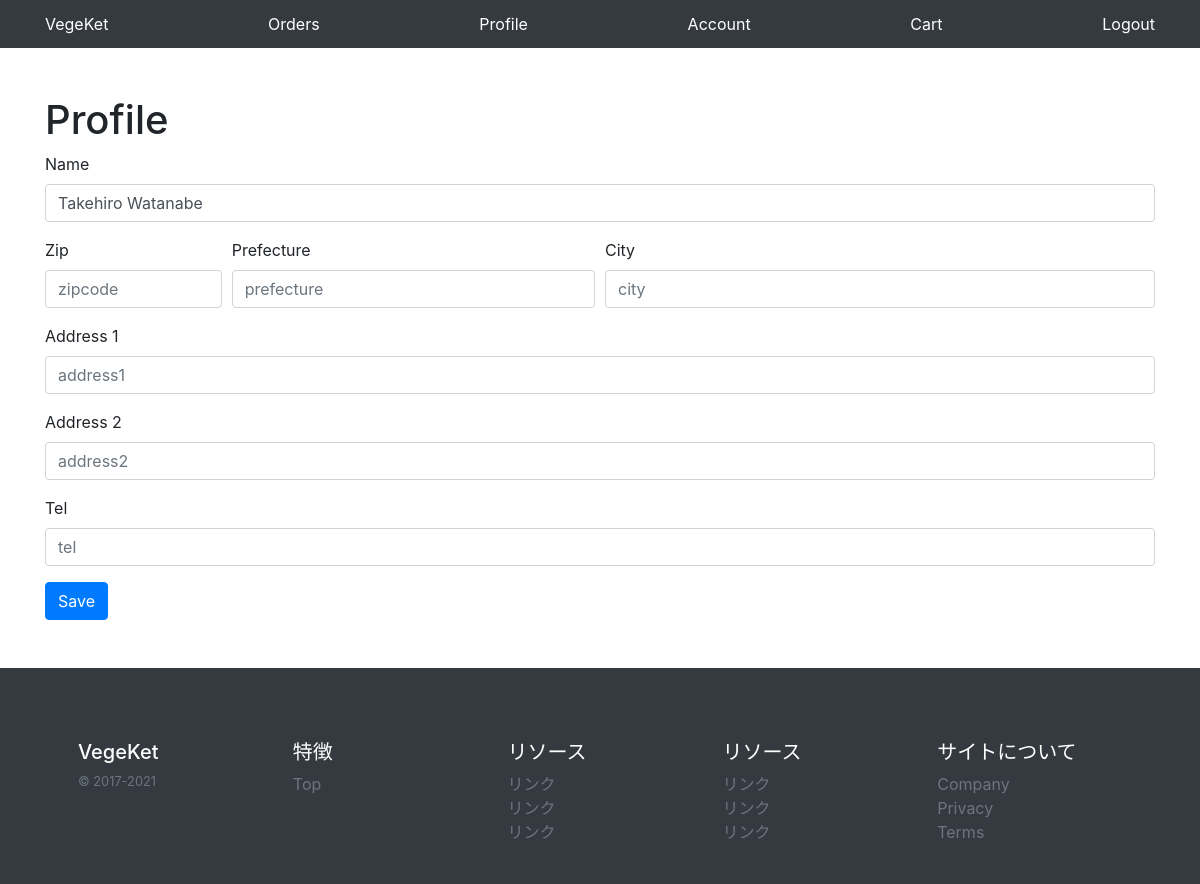
The app's page /profile/ (signed in), older data.
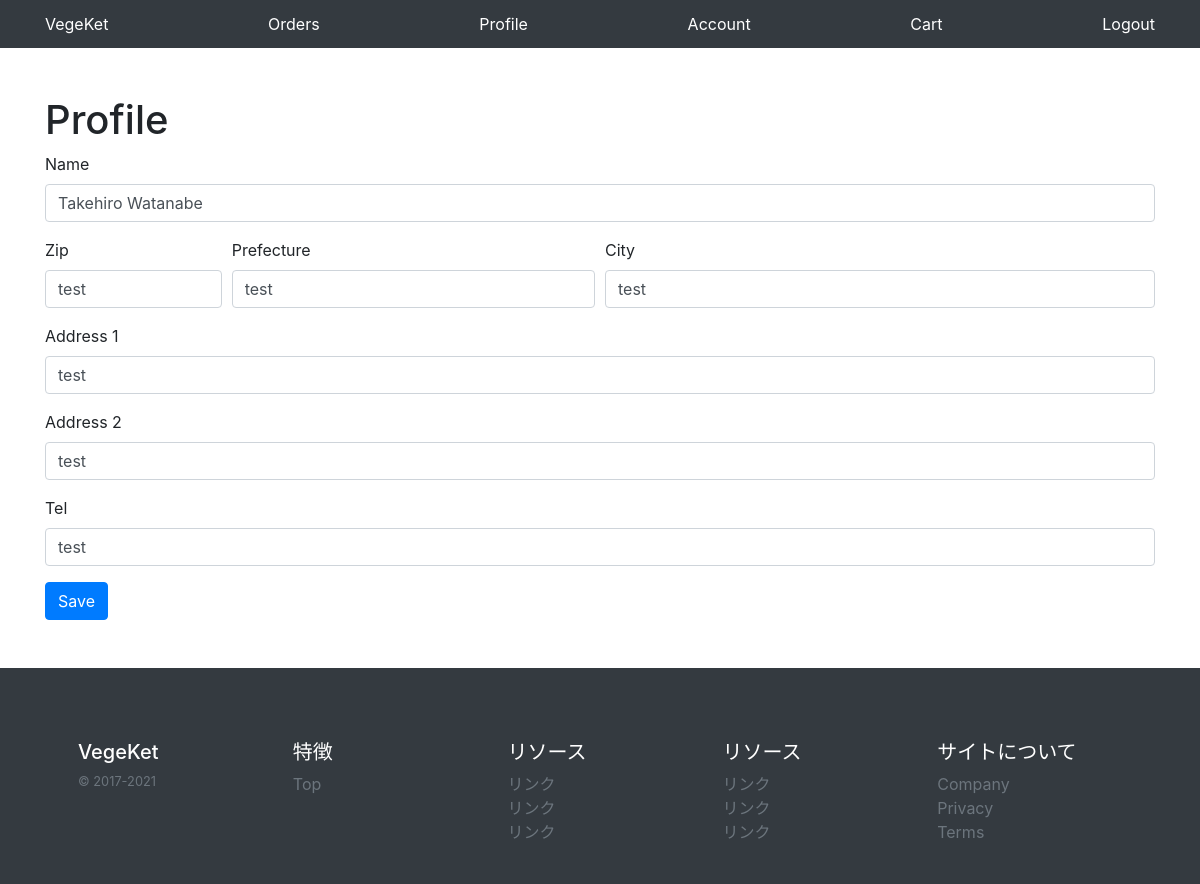
The same page, newer data.
### base/models/account_models.py (models this page shows, shortened)
class User(AbstractBaseUser):
    id = models.CharField(default=create_id, primary_key=True, max_length=22)
    username = models.CharField(
        max_length=50, unique=True, blank=True, default='匿名')
    email = models.EmailField(max_length=255, unique=True)
    is_active = models.BooleanField(default=True)
    is_admin = models.BooleanField(default=False)
    objects = UserManager()
    USERNAME_FIELD = 'username'
    EMAIL_FIELD = 'email'
    REQUIRED_FIELDS = ['email', ]

class Profile(models.Model):
    user = models.OneToOneField(
        User, primary_key=True, on_delete=models.CASCADE)
    name = models.CharField(default='', blank=True, max_length=50)
    zipcode = models.CharField(default='', blank=True, max_length=8)
    prefecture = models.CharField(default='', blank=True, max_length=50)
    city = models.CharField(default='', blank=True, max_length=50)
    address1 = models.CharField(default='', blank=True, max_length=50)
    address2 = models.CharField(default='', blank=True, max_length=50)
    tel = models.CharField(default='', blank=True, max_length=15)

### base/views/account_views.py (the view)
# urls.py: path('profile/', views.ProfileUpdateView.as_view()),
class ProfileUpdateView(LoginRequiredMixin, UpdateView):
  model = Profile
  template_name = 'pages/profile.html'
  fields = ('name', 'zipcode', 'prefecture','city', 'address1',
            'address2', 'tel')
  success_url = '/profile/'
  def get_object(self):
    self.kwargs['pk'] = self.request.user.pk
    return super().get_object()

### templates/pages/profile.html (shortened to what this page needs)
{% extends 'base.html' %}
{% block main %}
  <div class="container my-5">
    <div class="row">
      <div class="col-12">
        <h1>Profile</h1>
        <form method="POST">
          <div class="form-group ">
            <label>Name</label>
            <input
              class="form-control"
              type="text"
              name="name"
              placeholder="name"
              value="{{user.profile.name}}">
          </div>
          <div class="form-row">
            <div class="form-group col-md-2">
              <label>Zip</label>
              <input
                class="form-control"
                type="text"
                name="zipcode"
                placeholder="zipcode"
                value="{{user.profile.zipcode}}">
            </div>
            <div class="form-group col-md-4">
              <label>Prefecture</label>
              <input
                class="form-control"
                type="text"
                name="prefecture"
                placeholder="prefecture"
                value="{{user.profile.prefecture}}">
            </div>
            <div class="form-group col-md-6">
              <label>City</label>
              <input
                class="form-control"
                type="text"
                name="city"
                placeholder="city"
                value="{{user.profile.city}}">
            </div>
          </div>
          <div class="form-group">
            <label>Address 1</label>
            <input
              class="form-control"
              type="text"
              name="address1"
              placeholder="address1"
              value="{{user.profile.address1}}">
          </div>
          <div class="form-group">
            <label>Address 2</label>
            <input
              class="form-control"
              type="text"
              name="address2"
              placeholder="address2"
              value="{{user.profile.address2}}">
          </div>
          <div class="form-group">
            <label>Tel</label>
            <input
              class="form-control"
              type="tel"
              name="tel"
              placeholder="tel"
              value="{{user.profile.tel}}">
          </div>
          <button type="submit" class="btn btn-primary">Save</button>
        </form>
      </div>
    </div>
  </div>
{% endblock %}

Row changes from the older to the newer data that the page shows:
changed User "Takehiro Watanabe": zipcode (not shown) → "test"; prefecture (not shown) → "test"; city (not shown) → "test"; address1 (not shown) → "test"; address2 (not shown) → "test"; tel (not shown) → "test"
